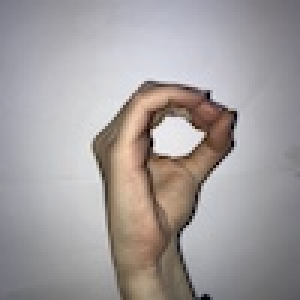
#> input picture Dataset/0/IMG_4266.JPG, 100 x 100 px, given in place of the camera (shown 3 times larger)
$ python img_process.py
#> lines starting #> are read from the running program, lines starting #| are printed output that depends on the picture; after the words box and inside, x2 and y2 are one past the last pixel; in counts of white or black regions, pixels touching at a corner belong together
import os
import cv2 as cv
import numpy as np

WIN_UP_X = 0
WIN_UP_Y = 0
WIN_DOWN_X = 300
WIN_DOWN_Y = 300


def video_demo():
    capture = cv.VideoCapture(0)
    kernel = cv.getStructuringElement(cv.MORPH_ELLIPSE, (3, 3))

    while True:
        ret, frame = capture.read()
#> frame is the input picture: shape (100, 100, 3); mean B, G, R 158.1, 157.8, 163.1
        ROI = frame[WIN_UP_X:WIN_DOWN_X, WIN_UP_Y:WIN_DOWN_Y]

        ROI = cv.cvtColor(cr_otsu(ROI), cv.COLOR_BGR2GRAY)
        ROI = cv.Canny(ROI, 10, 200)
        ROI = cv.dilate(ROI, kernel)

        cv.imshow('ROI_canny', cv.flip(ROI, 1))
        cv.rectangle(frame, (WIN_UP_X, WIN_UP_Y), (WIN_DOWN_X, WIN_DOWN_Y), (0, 0, 255), 2)
        cv.imshow('video', cv.flip(frame, 1))

        c = cv.waitKey(60)
        if c == 27:
            break


def cr_otsu(img):
    """
    YCrCb颜色空间的Cr分量+Otsu阈值分割
    """
    ycrcb = cv.cvtColor(img, cv.COLOR_BGR2YCR_CB)
#> ycrcb: shape (100, 100, 3); mean of channels 0, 1, 2 159.3, 130.6, 127.3
    (y, cr, cb) = cv.split(ycrcb)
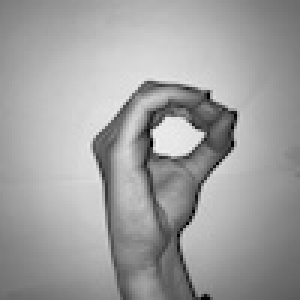
#> y: shape (100, 100) (shown 3 times larger); min 1, max 241, mean 159.3
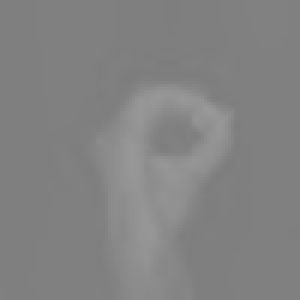
#> cr: shape (100, 100) (shown 3 times larger); min 125, max 153, mean 130.6
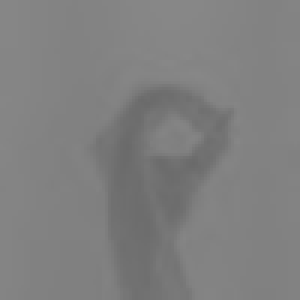
#> cb: shape (100, 100) (shown 3 times larger); min 106, max 135, mean 127.3
    cr1 = cv.GaussianBlur(cr, (5, 5), 0)
    _, skin = cv.threshold(cr1, 0, 255, cv.THRESH_BINARY + cv.THRESH_OTSU)
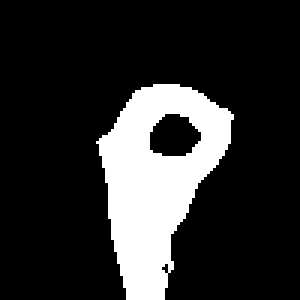
#> skin: shape (100, 100) (shown 3 times larger); 17.9% white; 1 white region, box (x1, y1, x2, y2) and area: (32, 28, 78, 100) 1790
    dst = cv.bitwise_and(img, img, mask=skin)
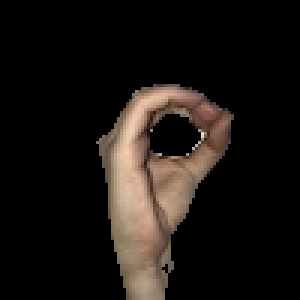
#> dst: shape (100, 100, 3) (shown 3 times larger); mean B, G, R 18.1, 21.7, 26.5
    return dst


def read_gesture(file_path="./Dataset"):
    """
    Read gesture Dataset
    return  X(2062, 100, 100) array , y(2062, ) array
    """
    y = []
    X = np.empty((2062, 100, 100), dtype='float32')
    count = 0
    kernel = np.array([[-1, -1, -1], [-1, 8, -1], [-1, -1, -1]])
    # 读取手势图片数据集
    for root, dirs, files in os.walk("./Dataset"):
        if len(files):
            for file in files:
                # 读取图片
                img = cv.imread(root + '\\' + file)
                # 设置大小 100 100
                img = cv.resize(img, (100, 100))
                # 肤色识别
                # img = hsv_detect(img)
                img = cv.filter2D(img, -1, kernel=kernel)
                # 转为灰度图片
                img = cv.cvtColor(img, cv.COLOR_RGB2GRAY)
                cv.imshow('1', img)
                cv.waitKey(0)

                # 获取数据
                X[count] = np.array(img, dtype='float32')
                count += 1
                y.append(root[-1])

    y = np.array(y)
    return X, y


# read_gesture()
video_demo()
#> in video_demo, `ROI = cv.Canny(ROI, 10, 200)`: ROI: shape (100, 100); 5.1% white in thin lines or dots, all inside (x1, y1, x2, y2) = (32, 28, 78, 100)
#> in video_demo, `ROI = cv.dilate(ROI, kernel)`: ROI: shape (100, 100); 13.4% white; 1 white region, box (x1, y1, x2, y2) and area: (31, 27, 79, 100) 1338
#> in video_demo, `cv.imshow('ROI_canny', cv.flip(ROI, 1))`:
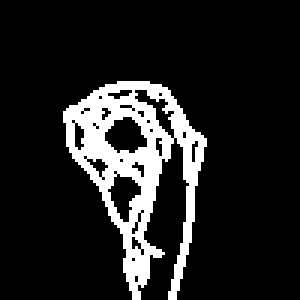
#> window 'ROI_canny': shape (100, 100) (shown 3 times larger); 13.4% white; 1 white region, box (x1, y1, x2, y2) and area: (21, 27, 69, 100) 1338
#> in video_demo, `cv.imshow('video', cv.flip(frame, 1))`:
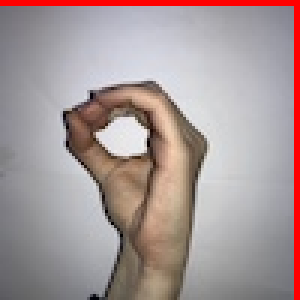
#> window 'video': shape (100, 100, 3) (shown 3 times larger); mean B, G, R 152, 152, 167.4
#> (key Esc is pressed here)
# [9 lines of commented-out code are left out]

$ run again, on Dataset/0/IMG_4276.JPG
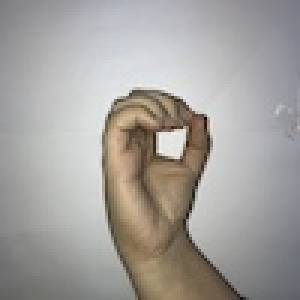
#> input picture Dataset/0/IMG_4276.JPG, 100 x 100 px, given in place of the camera (shown 3 times larger)
#> in video_demo, frame is the input picture: shape (100, 100, 3); mean B, G, R 157.2, 160.9, 164.3
#> ycrcb: shape (100, 100, 3); mean of channels 0, 1, 2 161.5, 130, 125.6
#> in cr_otsu, `_, skin = cv.threshold(cr1, 0, 255, cv.THRESH_BINARY + cv.THRESH_OTSU)`:
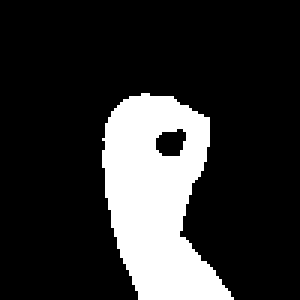
#> skin: shape (100, 100) (shown 3 times larger); 19% white; 1 white region, box (x1, y1, x2, y2) and area: (34, 31, 78, 100) 1897
#> in video_demo, `cv.imshow('video', cv.flip(frame, 1))`:
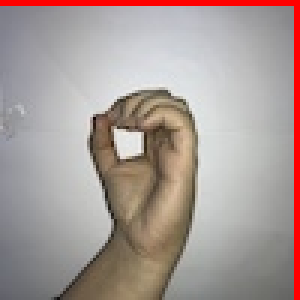
#> window 'video': shape (100, 100, 3) (shown 3 times larger); mean B, G, R 151.2, 155.1, 168.6

$ run again, on Dataset/0/IMG_4338.JPG
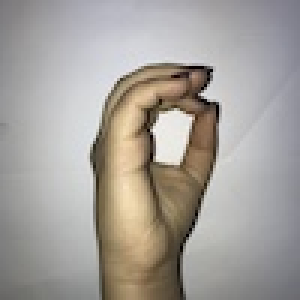
#> input picture Dataset/0/IMG_4338.JPG, 100 x 100 px, given in place of the camera (shown 3 times larger)
#> in video_demo, frame is the input picture: shape (100, 100, 3); mean B, G, R 154.8, 160.1, 164.9
#> ycrcb: shape (100, 100, 3); mean of channels 0, 1, 2 160.9, 130.8, 124.5
#> in cr_otsu, `_, skin = cv.threshold(cr1, 0, 255, cv.THRESH_BINARY + cv.THRESH_OTSU)`:
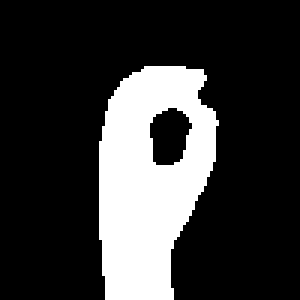
#> skin: shape (100, 100) (shown 3 times larger); 21.7% white; 1 white region, box (x1, y1, x2, y2) and area: (33, 22, 73, 100) 2171
#> in video_demo, `cv.imshow('video', cv.flip(frame, 1))`:
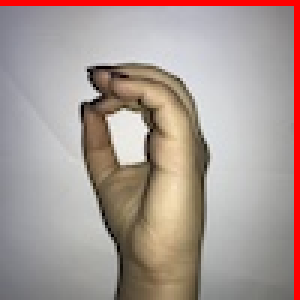
#> window 'video': shape (100, 100, 3) (shown 3 times larger); mean B, G, R 148.9, 154.3, 169.2

$ run again, on Dataset/0/IMG_4370.JPG
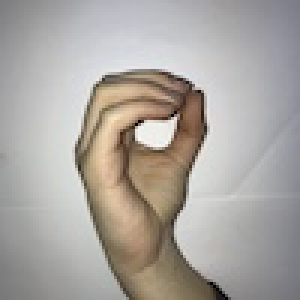
#> input picture Dataset/0/IMG_4370.JPG, 100 x 100 px, given in place of the camera (shown 3 times larger)
#> in video_demo, frame is the input picture: shape (100, 100, 3); mean B, G, R 160.4, 165.6, 170.7
#> ycrcb: shape (100, 100, 3); mean of channels 0, 1, 2 166.5, 130.9, 124.5
#> skin: shape (100, 100); 22% white; 1 white region, box (x1, y1, x2, y2) and area: (27, 24, 70, 100) 2196
#> in video_demo, `cv.imshow('video', cv.flip(frame, 1))`:
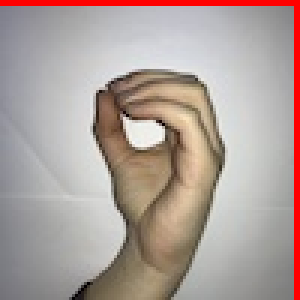
#> window 'video': shape (100, 100, 3) (shown 3 times larger); mean B, G, R 154.2, 159.5, 174.7
